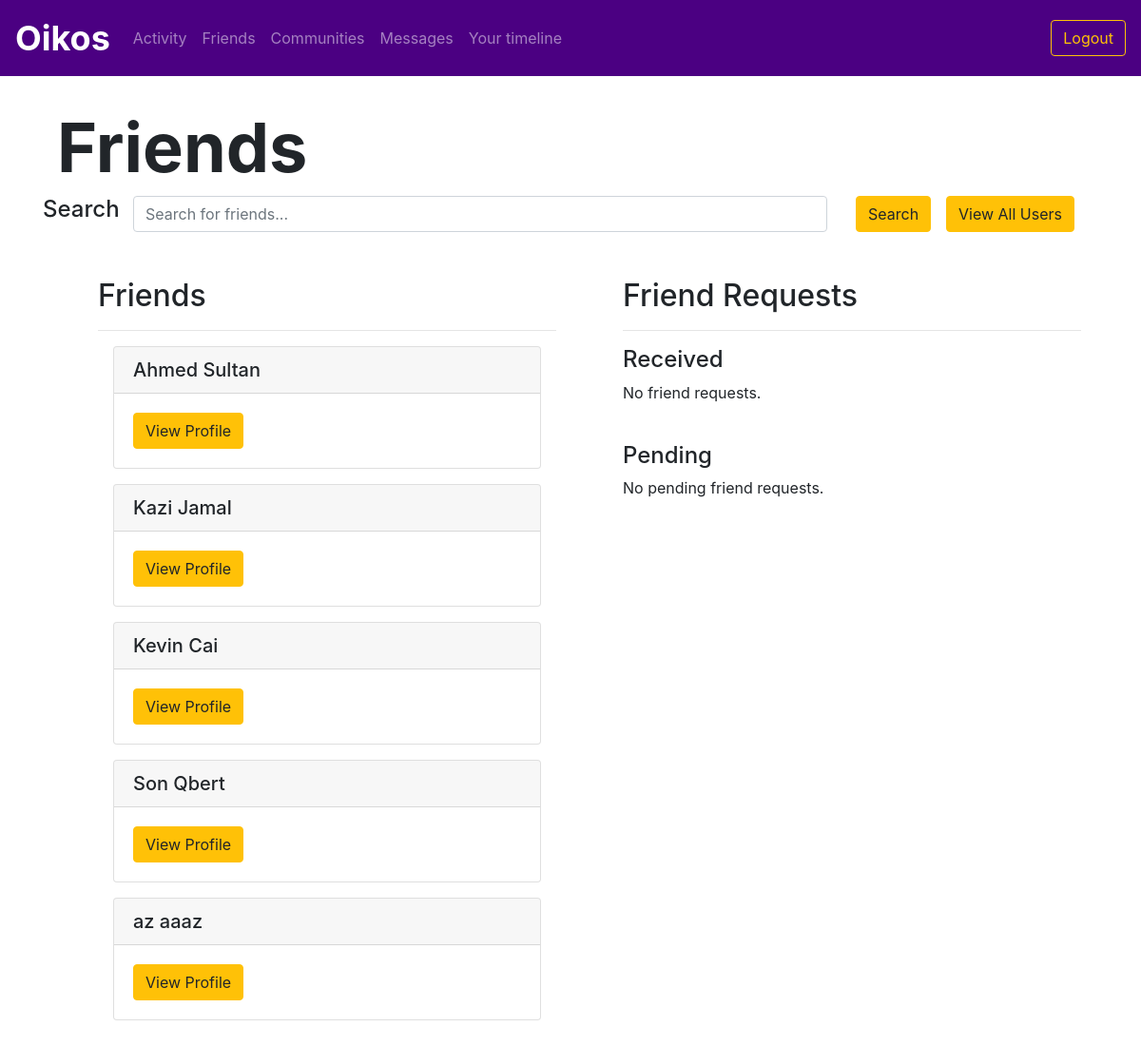
/allusers (signed in), run on an earlier commit of the app's database.
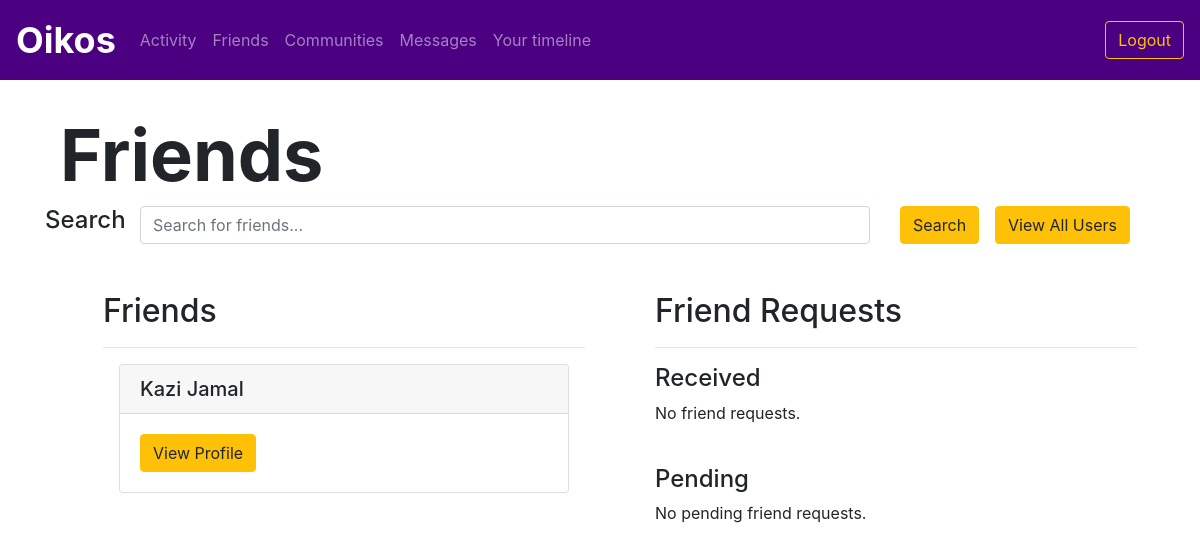
And on a later commit of the database.
### utl/models.py (models this page shows)
class User(db.Model):
    userID = db.Column(db.Integer, primary_key=True)
    email = db.Column(db.Text, unique=True, nullable=False)
    password = db.Column(db.Text, nullable=False)
    firstName = db.Column(db.Text, nullable=False)
    lastName = db.Column(db.Text, nullable=False)
    displayName = db.Column(db.Text, nullable=False)
    grade = db.Column(db.Text, nullable=False)

### app.py (the view)
@app.route("/allusers")
@login_required
def allusers():
    userID = session['userID']
    users = usersfunctions.getAllUsers()
    reqs = friendsfunctions.getFriendRequests(userID)
    friendrequests = {}
    for req in reqs:
        friendrequests[req] = usersfunctions.getUser(req.senderID)
    preqs = friendsfunctions.getPendingFriendRequests(userID)
    pendingfriendrequests = {}
    for preq in preqs:
        pendingfriendrequests[preq] = usersfunctions.getUser(preq.receiverID)
    print(pendingfriendrequests)
    return render_template("friends.html", users=users, friendrequests=friendrequests, pendingfriendrequests=pendingfriendrequests)

### app.py (called while the page is built)
def login_required(f):
    @wraps(f)
    def decorated_function(*args, **kwargs):
        if "userID" not in session:
            return redirect(url_for('login'))
        return f(*args, **kwargs)
    return decorated_function

### utl/friends.py (called while the page is built)
def getFriendRequests(userID):
    friendrequests = FriendRequest.query.filter_by(receiverID=userID).order_by(FriendRequest.timestamp.desc()).all()
    return friendrequests

def getPendingFriendRequests(userID):
    friendrequests = FriendRequest.query.filter_by(senderID=userID).order_by(FriendRequest.timestamp.desc()).all()
    return friendrequests

### utl/users.py (called while the page is built)
def getAllUsers():
    users = User.query.order_by(User.displayName.asc())
    return users

### templates/friends.html (shortened to what this page needs)
{% extends "logbase.html" %}
{% block body %}
    <div class="content">
        <h1 class="display-3" style="font-weight: 700; padding-left: 5vw; padding-top: 5vh;">Friends</h1>
    </div>
    <div class="container mb-5">
        <form action="/searchfriends" method="POST">
            <div class="row">
                <div class="col-md-1">
                    <h4>Search</h4>
                </div>
                <div class="col-md-8">
                    <input name="query" type="text" class="form-control" id="query" aria-describedby="query" placeholder="Search for friends...">
                </div>
                <div class="col-md-1">
                    <button type="submit" class="btn btn-warning">Search</button>
                </div>
                <div class="col-md-2">
                    <a href="/allusers" class="btn btn-warning">View All Users</a>
                </div>
            </div>
        </form>
    </div>
    <div class="row m-5">
        <div class="col">
            <ul>
                <h2>Friends</h2>
                <hr>
                {% for user in users %}
                <div class="card m-3">
                    <h5 class="card-header">{{ user.displayName }}</h5>
                    <div class="card-body">
                        <a href="/profile/{{ user.userID }}" class="btn btn-warning">View Profile</a>
                    </div>
                </div>
                {% endfor %}
            </ul>
        </div>
        <div class="col">
            <ul>
                <h2>Friend Requests</h2>
                <hr>
                <h4>Received</h4>
                {% if not friendrequests %}
                <p>No friend requests.</p>
                {% endif %}
                <br>
                <h4>Pending</h4>
                {% if not pendingfriendrequests %}
                <p>No pending friend requests.</p>
                {% endif %}
            </ul>
        </div>
    </div>
{% endblock %}

### templates/logbase.html
{% extends "base.html" %}
{% block profile %}
<li class="nav-item">
    <a class="nav-item nav-link" href="/me">Your timeline</a></li>
{% endblock %}
{% block loginoptions %}
<form class="form-inline my-2 my-lg-0" action="/logout">
    <button class="btn btn-outline-warning my-2 my-sm-0" type="submit">Logout</button>
</form>
{% endblock %}

### templates/base.html (shortened to what this page needs)
<!DOCTYPE html>
  <html>
  <head>
    <link rel="stylesheet" href="https://stackpath.bootstrapcdn.com/bootstrap/4.4.1/css/bootstrap.min.css"
>
    <link rel="stylesheet" href="../static/css/style.css">
  </head>
  <body>
      <header>
        <nav class="navbar fixed-top navbar-expand-lg navbar-dark bg-primary">
        <a class="navbar-brand" href="/dashboard"><b>Oikos</b></a>
        <div class="collapse navbar-collapse" id="navbarContent">
          <ul class="navbar-nav mr-auto">
            <li class="nav-item">
                <a class="nav-item nav-link" href="/feed">Activity</a></li>
            <li class="nav-item">
                <a class="nav-item nav-link" href="/friends">Friends</a></li>
            <li class="nav-item">
                <a class="nav-item nav-link" href="/communities">Communities</a></li>
            <li class="nav-item">
                <a class="nav-item nav-link" href="/messages">Messages</a></li>
            {% block profile %}{% endblock %}
          </ul>
          {% block loginoptions %} {% endblock %}
        </div>
    </nav>
    <br>
    <br>
    <br>
</header>
    {% block body %} {% endblock %}
  </body>
</html>

### static/css/style.css (style rules this page uses)
.bg-primary { background-color: indigo !important; }
.nav-item { color: white; }
.navbar .navbar-brand { font-size: 36px; }

What changed in the data, as far as the page shows it:
removed User: displayName "Ahmed Sultan"
removed User: displayName "Kevin Cai"
removed User: displayName "Son Qbert"
removed User: displayName "az aaaz"
